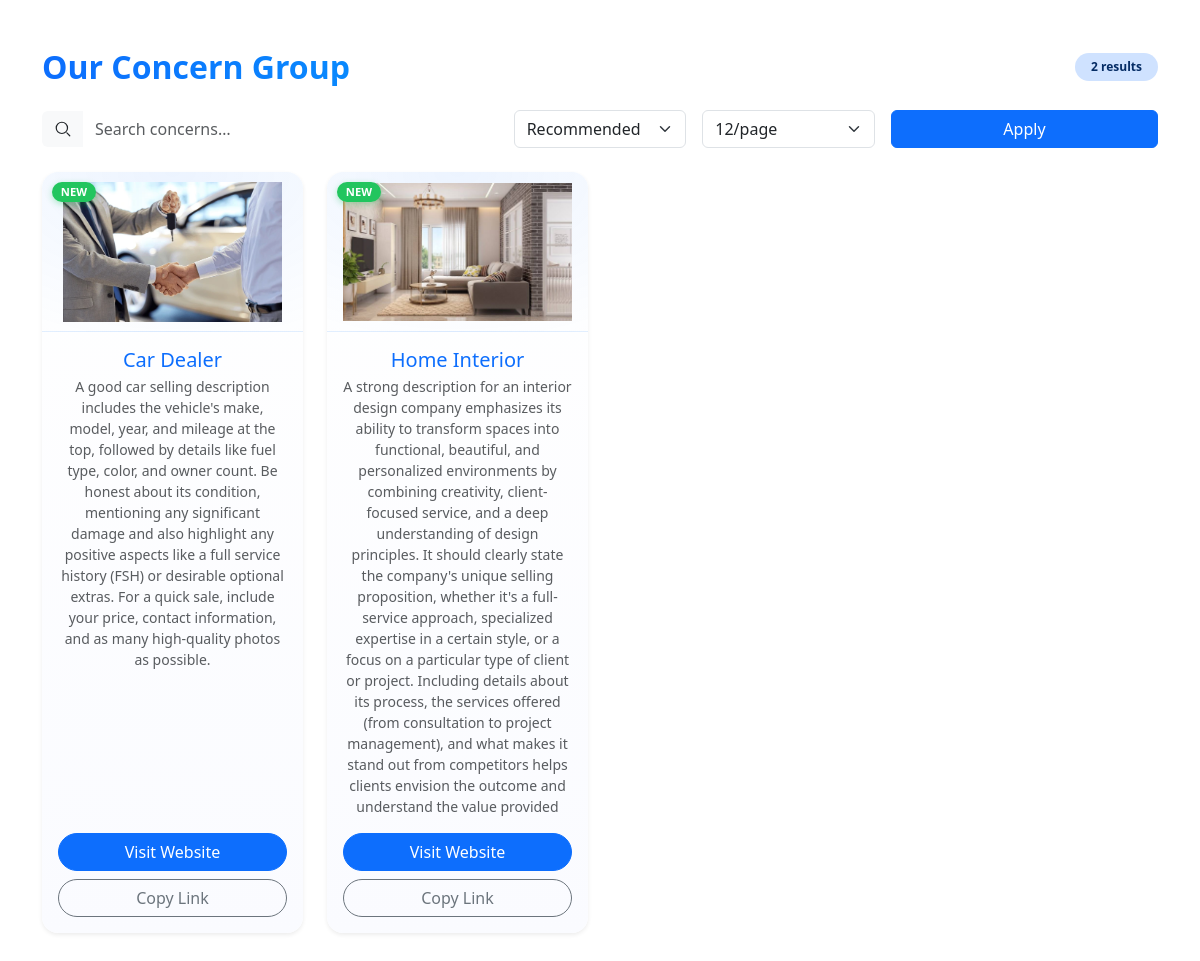
The app's page /concern.php with its own data.
### tables this page shows
CREATE TABLE `concerns` (
  `id` int(11) NOT NULL,
  `name` varchar(120) NOT NULL,
  `url` varchar(255) NOT NULL,
  `logo` varchar(255) DEFAULT NULL,
  `description` text DEFAULT NULL,
  `sort_order` int(11) NOT NULL DEFAULT 0,
  `target_blank` tinyint(1) NOT NULL DEFAULT 1,
  `is_active` tinyint(1) NOT NULL DEFAULT 1,
  `created_at` timestamp NOT NULL DEFAULT current_timestamp()
);

### concern.php (the view, shortened to what this page needs)
<?php
require_once __DIR__ . '/includes/header.php';
function h($s){ return htmlspecialchars((string)$s, ENT_QUOTES, 'UTF-8'); }
function logo_url(?string $logo, string $uploadsUrl): string {
  return $uploadsUrl . ltrim($logo, '/');
}
$uploadsUrl = 'admin/uploads/concerns/';
$q    = trim((string)($_GET['q'] ?? ''));
$sort = (string)($_GET['sort'] ?? 'order');
$per  = (int)($_GET['per']  ?? 12);
$page = max(1, (int)($_GET['page'] ?? 1));
$sortSql = match ($sort) {
  'name' => 'ORDER BY name ASC',
  'new'  => 'ORDER BY created_at DESC',
  'old'  => 'ORDER BY created_at ASC',
  default=> 'ORDER BY sort_order ASC, name ASC'
};
$where = 'WHERE is_active = 1';
$params = [];
$countStmt = $conn->prepare("SELECT COUNT(*) FROM concerns $where");
$countStmt->execute($params);
$total = (int)$countStmt->fetchColumn();
$offset = ($page - 1) * $per;
$sql = "
  SELECT id, name, url, logo, description, target_blank, created_at
  FROM concerns
  $where
  $sortSql
  LIMIT :limit OFFSET :offset
";
$listStmt = $conn->prepare($sql);
$listStmt->bindValue(':limit',  $per,    PDO::PARAM_INT);
$listStmt->bindValue(':offset', $offset, PDO::PARAM_INT);
$listStmt->execute();
$concerns = $listStmt->fetchAll(PDO::FETCH_ASSOC);
?>
<div class="container py-5">
  <div class="d-flex flex-wrap align-items-center gap-3 mb-4">
    <h2 class="fw-bold m-0 flex-grow-1 gradient-text">Our Concern Group</h2>
    <span class="badge bg-primary-subtle text-primary-emphasis px-3 py-2 rounded-pill">
      <?= number_format($total) ?> result<?= $total===1?'':'s' ?>
    </span>
  </div>
  <form class="row g-2 g-sm-3 align-items-center mb-4" method="get">
    <div class="col-12 col-sm-6 col-lg-5">
      <div class="input-group">
        <span class="input-group-text bg-body-tertiary border-0">
          <svg width="18" height="18" viewBox="0 0 24 24" fill="none"><path d="M21 21l-3.8-3.8M10.5 18a7.5 7.5 0 1 1 0-15 7.5 7.5 0 0 1 0 15Z" stroke="currentColor" stroke-width="1.6" stroke-linecap="round"/></svg>
        </span>
        <input name="q" value="<?= h($q) ?>" class="form-control border-0" placeholder="Search concerns…">
      </div>
    </div>
    <div class="col-6 col-sm-3 col-lg-2">
      <select name="sort" class="form-select" onchange="this.form.submit()">
        <option value="order" <?= $sort==='order'?'selected':'' ?>>Recommended</option>
      </select>
    </div>
    <div class="col-6 col-sm-3 col-lg-2">
      <select name="per" class="form-select" onchange="this.form.submit()">
        <?php foreach ([8,12,16,24] as $n): ?>
          <option value="<?= $n ?>" <?= $per===$n?'selected':'' ?>><?= $n ?>/page</option>
        <?php endforeach; ?>
      </select>
    </div>
    <div class="col-12 col-lg-3 text-lg-end">
      <button class="btn btn-primary w-100 w-lg-auto" type="submit">Apply</button>
    </div>
  </form>
  <?php if (empty($concerns)): ?>
    <div class="alert alert-info">
      No concerns to show<?= $q !== '' ? ' for “'.h($q).'”' : '' ?>.
      <?php if ($q !== ''): ?>
        <a href="<?= h(build_url(['q'=>'','page'=>1])) ?>" class="alert-link">Reset search</a>.
      <?php endif; ?>
    </div>
  <?php else: ?>
    <div class="row g-4">
      <?php foreach ($concerns as $c):
        $logo = logo_url($c['logo'] ?? null, $uploadsUrl);
        $isNew = isset($c['created_at']) && (strtotime($c['created_at']) > time() - 30*24*60*60);
      ?>
      <div class="col-12 col-sm-6 col-lg-3">
        <div class="card concern-card h-100 border-0 shadow-sm reveal">
          <div class="thumb-wrapper">
            <img
              src="<?= h($logo) ?>"
              alt="<?= h($c['name']) ?>"
              class="thumb-img"
              loading="lazy"
              onerror="this.src='assets/images/concerns/placeholder.png'">
            <?php if ($isNew): ?>
              <span class="badge new-badge">NEW</span>
            <?php endif; ?>
          </div>
          <div class="card-body d-flex flex-column text-center p-3">
            <h5 class="card-title mb-1 title-link"><?= h($c['name']) ?></h5>
            <?php if (!empty($c['description'])): ?>
              <p class="card-text text-muted small flex-grow-1 mb-3"><?= h($c['description']) ?></p>
            <?php else: ?>
              <div class="flex-grow-1"></div>
            <?php endif; ?>
            <div class="d-grid gap-2">
              <a
                href="<?= h($c['url']) ?>"
                class="btn btn-primary rounded-pill"
                <?= !empty($c['target_blank']) ? 'target="_blank" rel="noopener"' : '' ?>>
                Visit Website
              </a>
              <button
                type="button"
                class="btn btn-outline-secondary rounded-pill copy-link"
                data-url="<?= h($c['url']) ?>">
                Copy Link
              </button>
            </div>
          </div>
        </div>
      </div>
      <?php endforeach; ?>
    </div>
  <?php endif; ?>
</div>

### assets/css/style.css (style rules this page uses)
:root { --royal-purple-dark: #2c003e; --royal-purple-light: #4a148c; --accent-gold: #D4AF37; --text-light: #f8f9fa; --text-muted-light: #adb5bd; }

### includes/header.php (style rules this page uses)
:root { --royal-purple-dark: #2c003e; --royal-purple-light: #4a148c; --accent-gold: #D4AF37; --text-light: #f8f9fa; --text-muted-light: #adb5bd; }

### concern.php (style rules this page uses)
:root { --brand:#0d6efd; --card-radius:1rem; }
.gradient-text { background: linear-gradient(90deg, var(--brand), #00c6ff); -webkit-background-clip:text;background-clip:text;color:transparent; }
.concern-card { border-radius: var(--card-radius); overflow: hidden; transition: transform .25s ease, box-shadow .25s ease; background: linear-gradient(180deg, #fff, #fafbff); }
.thumb-wrapper { position:relative; display:flex; align-items:center; justify-content:center; background: radial-gradient(120% 120% at 50% 0%, rgba(13,110,253,.08), transparent), #fff; height: 160px; border-bottom:1px solid rgba(13,110,253,.08); }
.thumb-img { max-width:88%; max-height:88%; object-fit:contain; transition: transform .35s ease; }
.new-badge { position:absolute; top:10px; left:10px; background:#22c55e; color:#fff; font-weight:600; font-size:.7rem; border-radius:999px; padding:.25rem .55rem; box-shadow:0 2px 6px rgba(34,197,94,.35); }
.title-link { color: var(--brand); }
.reveal { opacity:0; transform: translateY(10px); }
.reveal.revealed { opacity:1; transform:none; transition: all .4s ease; }

### records on screen
concerns: logo (picture), shows "NEW", name "Car Dealer", description "A good car selling description includes the vehicle's make, model, year, and mileage at the top, followed by details like fuel type, color, and owner count. Be honest about its condition, mentioning any significant damage and also highlight any positive aspects like a full service history (FSH) or desirable optional extras. For a quick sale, include your price, contact information, and as many high-quality photos as possible."
concerns: logo (picture), shows "NEW", name "Home Interior", description "A strong description for an interior design company emphasizes its ability to transform spaces into functional, beautiful, and personalized environments by combining creativity, client-focused service, and a deep understanding of design principles. It should clearly state the company's unique selling proposition, whether it's a full-service approach, specialized expertise in a certain style, or a focus on a particular type of client or project. Including details about its process, the services offered (from consultation to project management), and what makes it stand out from competitors helps clients envision the outcome and understand the value provided"

### other values on screen
$total "2"
form field per "12/page"
